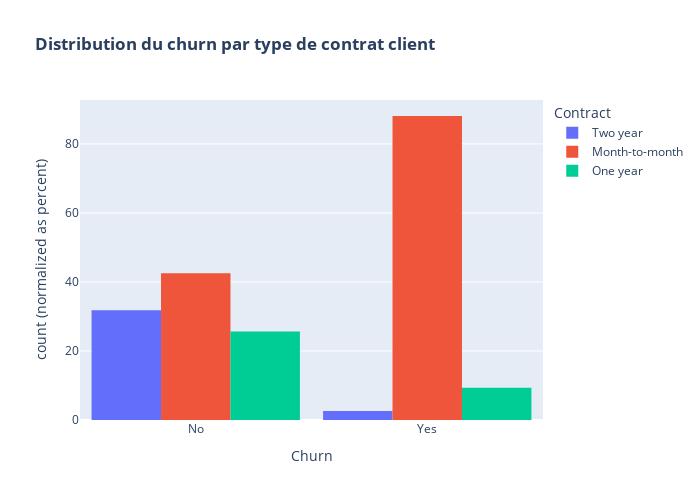

The code cell stored with this chart in its notebook:
### Code cell
# Distribution du churn par type de contrat client
fig = px.histogram(df, x="Churn", color="Contract", barmode="group",barnorm='percent', title="<b>Distribution du churn par type de contrat client<b>")
fig.update_layout(width=700, height=500, bargap=0.1)
fig.show()

# En propostion, les contrats au mois par mois sont ceux qui sont les plus susceptibles d'être résiliés.

### Figure 1 — Plotly figure (JSON) as saved in the notebook; plotly's stock layout.template omitted (floating-point values rounded to 4 significant figures; data arrays with more than 128 entries replaced by an {"elided": "..."} marker saying what was removed)
{"data": [{"alignmentgroup": "True", "bingroup": "x", "hovertemplate": "Contract=Two year<br>Churn=%{x}<br>count (normalized as percent)=%{y}<extra></extra>", "legendgroup": "Two year", "marker": {"color": "#636efa", "pattern": {"shape": ""}}, "name": "Two year", "offsetgroup": "Two year", "orientation": "v", "showlegend": true, "type": "histogram", "x": {"elided": "1441 str values"}, "xaxis": "x", "yaxis": "y"}, {"alignmentgroup": "True", "bingroup": "x", "hovertemplate": "Contract=Month-to-month<br>Churn=%{x}<br>count (normalized as percent)=%{y}<extra></extra>", "legendgroup": "Month-to-month", "marker": {"color": "#EF553B", "pattern": {"shape": ""}}, "name": "Month-to-month", "offsetgroup": "Month-to-month", "orientation": "v", "showlegend": true, "type": "histogram", "x": {"elided": "3269 str values"}, "xaxis": "x", "yaxis": "y"}, {"alignmentgroup": "True", "bingroup": "x", "hovertemplate": "Contract=One year<br>Churn=%{x}<br>count (normalized as percent)=%{y}<extra></extra>", "legendgroup": "One year", "marker": {"color": "#00cc96", "pattern": {"shape": ""}}, "name": "One year", "offsetgroup": "One year", "orientation": "v", "showlegend": true, "type": "histogram", "x": {"elided": "1276 str values"}, "xaxis": "x", "yaxis": "y"}], "layout": {"bargap": 0.1, "barmode": "group", "barnorm": "percent", "height": 500, "legend": {"title": {"text": "Contract"}, "tracegroupgap": 0}, "title": {"text": "<b>Distribution du churn par type de contrat client<b>"}, "width": 700, "xaxis": {"anchor": "y", "domain": [0, 1], "title": {"text": "Churn"}}, "yaxis": {"anchor": "x", "domain": [0, 1], "title": {"text": "count (normalized as percent)"}}}}
